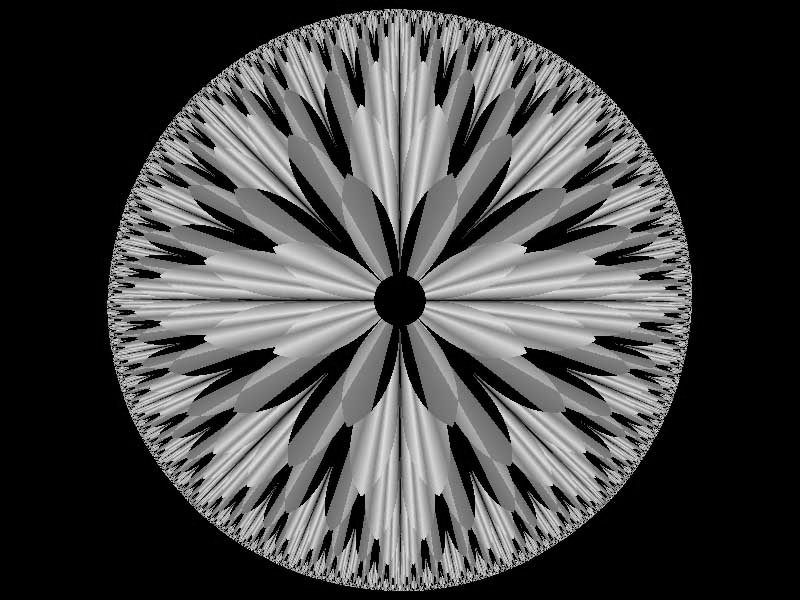
%> input picture lab3_d.tif, 800 x 600 px
$ octave task_3.m   (GNU Octave 9; MATLAB toolbox functions it lacks are replaced by stand-ins)
%> lines starting %> are read from the running program, lines starting %| are printed output that depends on the picture; in (x1, y1, x2, y2) boxes, pixels count from 0 and x2, y2 are one past the last pixel; in counts of white or black regions, pixels touching at a corner belong together; the program's own positions count from 1
%Bitand operation use korte hobe
%bin2dec use korte hobe
%2 ta process e korte hobe
%bit plane alada kore, modify koro  and cat function use koreo korte hobe

A=imread('lab3_d.tif');
%> A is the input picture: size 600x800 uint8; min 0, max 246, mean 67.7
B=bitget(A,1); figure, imshow(logical(B));title('Bit plane 1');
%> after `B=bitget(A,1)`:
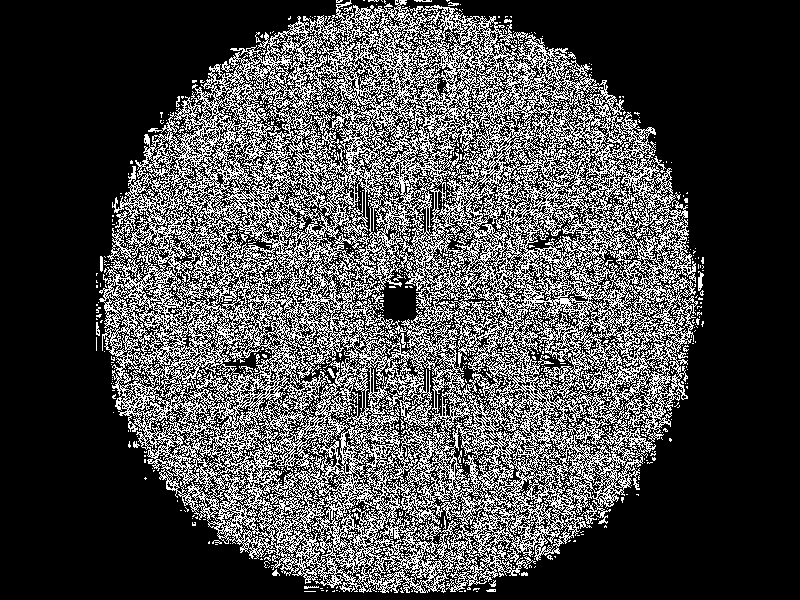
%> B: size 600x800 logical; 28.5% white in thin lines or dots, all inside (x1, y1, x2, y2) = (96, 0, 704, 593)
B=bitget(A,2); figure, imshow(logical(B));title('Bit plane 2');
B=bitget(A,3); figure, imshow(logical(B));title('Bit plane 3');
%> after `B=bitget(A,3)`:
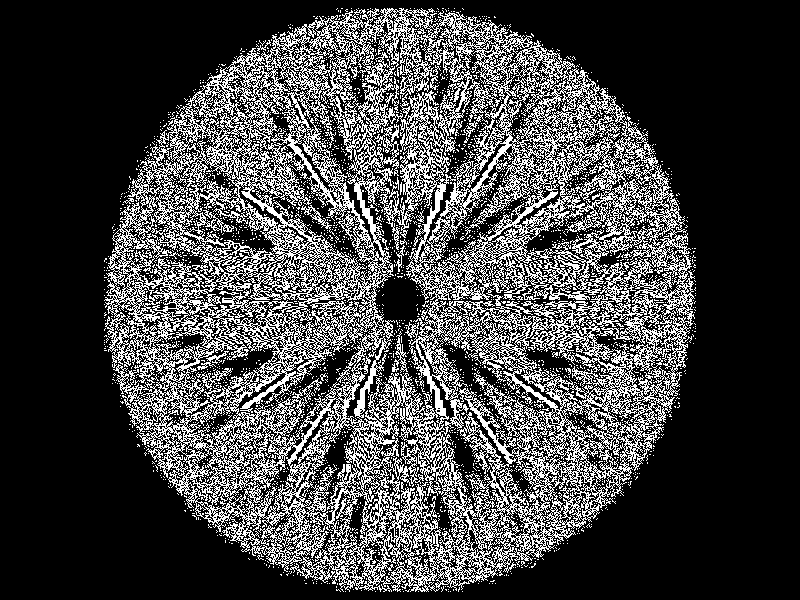
%> B: size 600x800 logical; 26.1% white in thin lines or dots, all inside (x1, y1, x2, y2) = (104, 8, 696, 592)
B=bitget(A,4); figure, imshow(logical(B));title('Bit plane 4');
%> after `B=bitget(A,4)`:
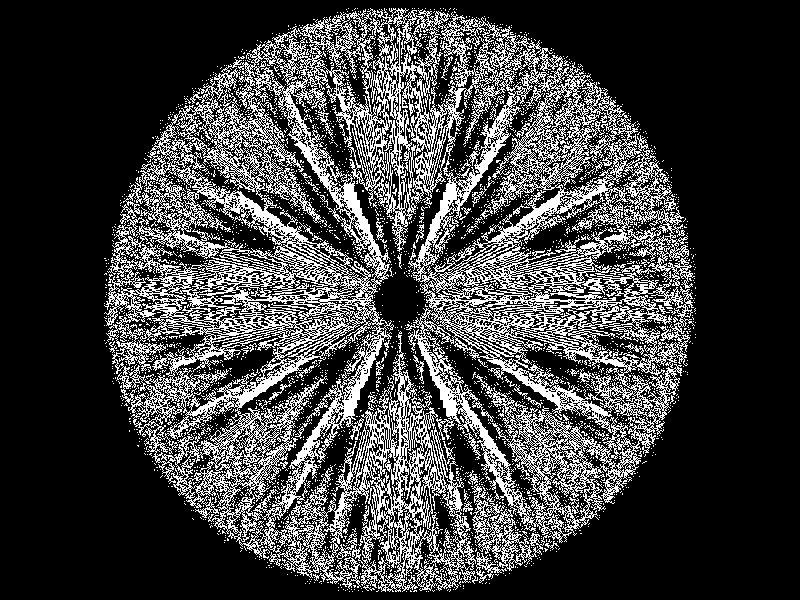
%> B: size 600x800 logical; 24.7% white in thin lines or dots, all inside (x1, y1, x2, y2) = (104, 8, 696, 592)
B=bitget(A,5); figure, imshow(logical(B));title('Bit plane 5');
%> after `B=bitget(A,5)`:
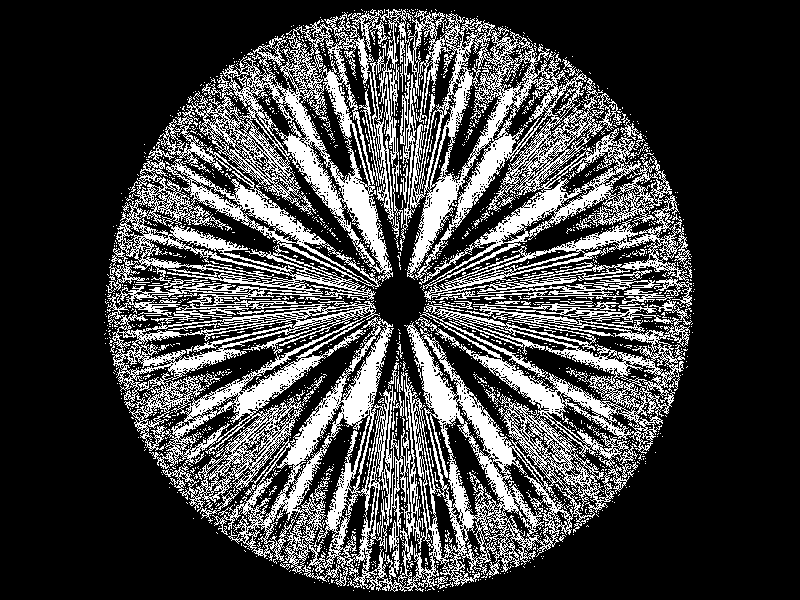
%> B: size 600x800 logical; 25.4% white; 2008 white regions (1942 under 20 px), largest, box (x1, y1, x2, y2) and area: (106, 9, 692, 592) 112786, (622, 289, 692, 325) 489, (247, 36, 287, 67) 332
B=bitget(A,6); figure, imshow(logical(B));title('Bit plane 6');
%> after `B=bitget(A,6)`:
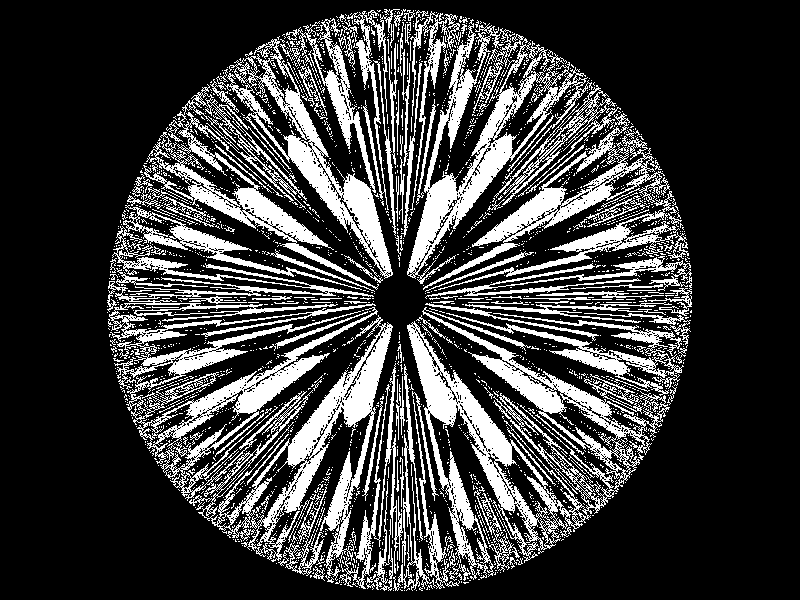
%> B: size 600x800 logical; 23.5% white; 2223 white regions (2071 under 20 px), largest, box (x1, y1, x2, y2) and area: (107, 226, 393, 583) 24871, (407, 307, 670, 580) 16576, (407, 19, 593, 284) 10028
B=bitget(A,7); figure, imshow(logical(B));title('Bit plane 7');
%> after `B=bitget(A,7)`:
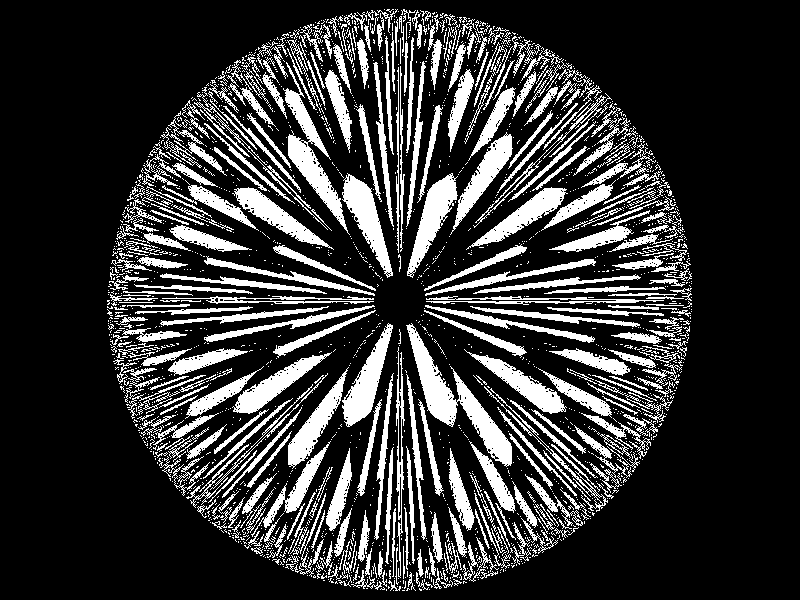
%> B: size 600x800 logical; 20.5% white; 2116 white regions (1765 under 20 px), largest, box (x1, y1, x2, y2) and area: (406, 323, 512, 467) 3561, (283, 62, 350, 235) 2529, (342, 323, 393, 427) 1919
B=bitget(A,8); figure, imshow(logical(B));title('Bit plane 8');
%> after `B=bitget(A,8)`:
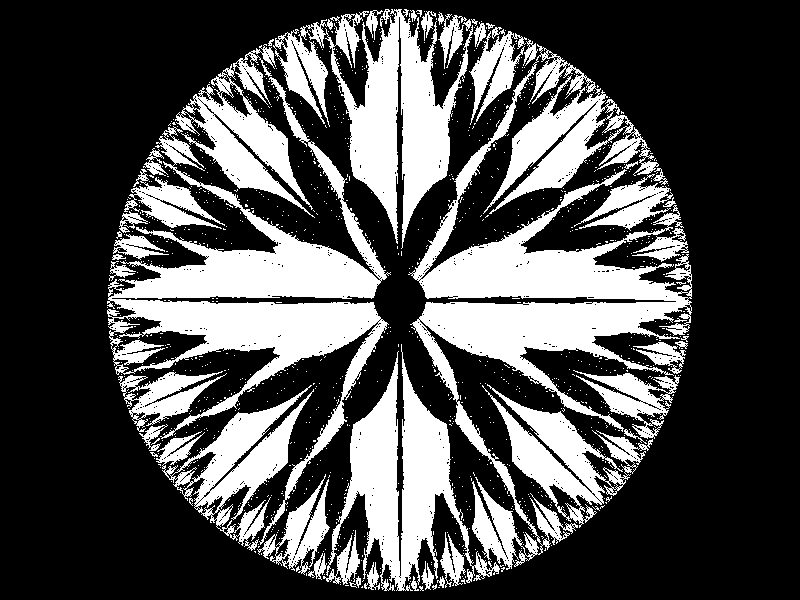
%> B: size 600x800 logical; 30.6% white; 1104 white regions (1056 under 20 px), largest, box (x1, y1, x2, y2) and area: (408, 44, 692, 570) 40093, (107, 77, 391, 545) 29498, (273, 9, 473, 249) 17178
